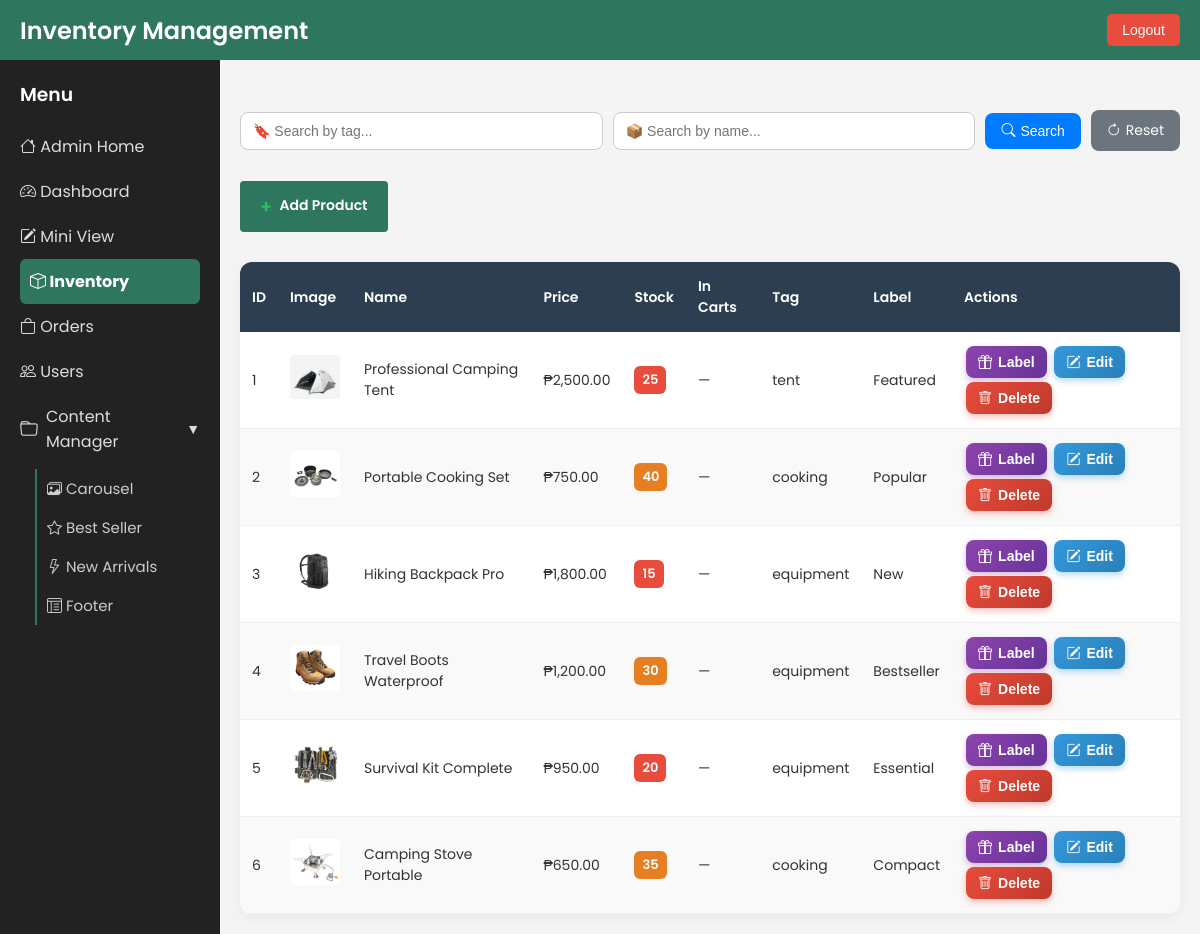
/admin/inventory/inventory.php (signed in), run on the app's committed database.
### tables this page shows
CREATE TABLE IF NOT EXISTS inventory (
  id int(11) NOT NULL AUTO_INCREMENT,
  product_name varchar(255) NOT NULL,
  price decimal(10,2) NOT NULL,
  stock int(11) NOT NULL,
  tag varchar(50) DEFAULT NULL,
  image varchar(255) DEFAULT NULL,
  created_at timestamp NOT NULL DEFAULT current_timestamp(),
  updated_at timestamp NOT NULL DEFAULT current_timestamp() ON UPDATE current_timestamp(),
  label varchar(50) DEFAULT NULL,
  PRIMARY KEY (id)
);

### includes/db.php (called while the page is built, shortened)
<?php
$host = "localhost";
$user = "root";
$pass = "";
$dbname = "peakph_db";
$db_connection_error = false;
$conn = null;
try {
    $conn = new mysqli($host, $user, $pass, $dbname);
    $conn->set_charset("utf8mb4");
} catch (Exception $e) {
    error_log("Database connection failed: " . $e->getMessage());
    $db_connection_error = true;
    $conn = null;
}
function executeQuery($query, $params = [], $types = null) {
    global $conn, $db_connection_error;
    try {
        if (empty($params)) {
            $result = $conn->query($query);
        }
        return $result;
    } catch (Exception $e) {
        error_log("Query execution failed: " . $e->getMessage());
        return false;
    }
}
?>

### admin/inventory/inventory.php (the view, shortened to what this page needs)
<?php
require_once("../../includes/db.php");
$filterTag = isset($_GET['tag']) ? trim($_GET['tag']) : '';
$filterName = isset($_GET['name']) ? trim($_GET['name']) : '';
function getCartQuantities() {
    $quantities = [];
    return $quantities;
}
$sql = "SELECT * FROM inventory WHERE 1=1";
$params = [];
$sql .= " ORDER BY created_at DESC";
$cartQuantities = getCartQuantities();
$result = executeQuery($sql, $params);
?>
<!DOCTYPE html>
<html lang="en">
<head>
  <link href="https://cdn.jsdelivr.net/npm/bootstrap-icons@1.10.5/font/bootstrap-icons.css" rel="stylesheet"/>
  <link rel="stylesheet" href="../../css/admin.css">
</head>
<body>
  <header>
    <h2>Inventory Management</h2>
    <button onclick="logout()">Logout</button>
  </header>
  <div class="sidebar">
    <h3>Menu</h3>
    <a href="../admin.php" class="menu-link"><i class="bi bi-house"></i> Admin Home</a>
    <a href="../dashboard.php" class="menu-link"><i class="bi bi-speedometer2"></i> Dashboard</a>
    <a href="../mini-view.php" class="menu-link"><i class="bi bi-pencil-square"></i> Mini View</a>
    <a href="inventory.php" class="menu-link active"><i class="bi bi-box"></i> Inventory</a>
    <a href="../orders.php" class="menu-link"><i class="bi bi-bag"></i> Orders</a>
    <a href="../users/users.php" class="menu-link"><i class="bi bi-people"></i> Users</a>
    <button class="collapsible" onclick="toggleContentManager()">
      <i class="bi bi-folder"></i> Content Manager
      <span id="arrow" style="float:right;">&#9660;</span>
    </button>
    <div class="content-manager-links" id="contentManagerLinks" style="display:block; margin-left: 15px;">
      <a href="../content/carousel.php" class="menu-link"><i class="bi bi-images"></i> Carousel</a>
      <a href="../content/bestseller.php" class="menu-link"><i class="bi bi-star"></i> Best Seller</a>
      <a href="../content/new_arrivals.php" class="menu-link"><i class="bi bi-lightning"></i> New Arrivals</a>
      <a href="../content/footer.php" class="menu-link"><i class="bi bi-layout-text-window-reverse"></i> Footer</a>
    </div>
  </div>
  <div class="content">
    <form method="GET" action="inventory.php" class="search-bar">
      <div class="search-group">
        <input type="text" name="tag" placeholder="🔖 Search by tag..."
               value="<?= htmlspecialchars($filterTag); ?>">
      </div>
      <div class="search-group">
        <input type="text" name="name" placeholder="📦 Search by name..."
               value="<?= htmlspecialchars($filterName); ?>">
      </div>
      <button type="submit" class="search-btn"><i class="bi bi-search"></i> Search</button>
      <a href="inventory.php" class="reset-btn"><i class="bi bi-arrow-clockwise"></i> Reset</a>
    </form>
  <button class="show-form-btn" onclick="showAddProductModal()"><span class="plus-green">+</span> Add Product</button>
    <table>
      <thead>
        <tr>
          <th>ID</th>
          <th>Image</th>
          <th>Name</th>
          <th>Price</th>
          <th>Stock</th>
          <th>In Carts</th>
          <th>Tag</th>
          <th>Label</th>
          <th>Actions</th>
        </tr>
      </thead>
      <tbody>
        <?php if ($result && $result->num_rows > 0): ?>
          <?php while ($row = $result->fetch_assoc()): ?>
            <tr>
              <td><?= $row['id']; ?></td>
              <td>
                <?php if (!empty($row['image'])): ?>
                  <img src="../<?= htmlspecialchars($row['image']); ?>" width="50" style="border-radius: 4px;">
                <?php else: ?>
                  <img src="../Assets/placeholder.svg" width="50" style="border-radius: 4px;">
                <?php endif; ?>
              </td>
              <td><?= htmlspecialchars($row['product_name']); ?></td>
              <td>₱<?= number_format($row['price'], 2); ?></td>
              <td>
                <?php
                  $stock = $row['stock'];
                  $stockClass = '';
                  if ($stock < 30) $stockClass = 'low-stock';
                  elseif ($stock < 50) $stockClass = 'warning-stock';
                ?>
                <span class="stock-badge <?= $stockClass; ?>"><?= $stock; ?></span>
              </td>
              <td>
                <?php
                $inCart = isset($cartQuantities[$row['id']]) ? $cartQuantities[$row['id']] : 0;
                if ($inCart > 0) {
                    echo '<span class="cart-badge" title="Number of items in users\' carts">' . $inCart . '</span>';
                } else {
                    echo '—';
                }
                ?>
              </td>
              <td><?= $row['tag'] ?: '—'; ?></td>
              <td><?= $row['label'] ?: '—'; ?></td>
              <td>
                <button class="tag-btn" onclick="showLabelMenu(<?= $row['id']; ?>, this, '<?= $row['label']; ?>')">
                  <i class="bi bi-gift"></i> Label
                </button>
                <button class="edit-btn" onclick='showEditForm(<?= json_encode($row); ?>)'>
                  <i class="bi bi-pencil-square"></i> Edit
                </button>
                <form method="POST" action="inventory_delete.php" style="display:inline;">
                  <button type="submit" class="delete-btn" onclick="return confirm('Delete this product?')">
                    <i class="bi bi-trash"></i> Delete
                  </button>
                </form>
              </td>
            </tr>
          <?php endwhile; ?>
        <?php else: ?>
          <tr><td colspan="8" style="text-align:center;">No products found.</td></tr>
        <?php endif; ?>
      </tbody>
    </table>
  </div>
</body>
</html>

### data on the page
inventory: id "1", image (picture), product_name "Professional Camping Tent", price "2,500.00", stock "25", tag "tent", label "Featured"
inventory: id "2", image (picture), product_name "Portable Cooking Set", price "750.00", stock "40", tag "cooking", label "Popular"
inventory: id "3", image (picture), product_name "Hiking Backpack Pro", price "1,800.00", stock "15", tag "equipment", label "New"
inventory: id "4", image (picture), product_name "Travel Boots Waterproof", price "1,200.00", stock "30", tag "equipment", label "Bestseller"
inventory: id "5", image (picture), product_name "Survival Kit Complete", price "950.00", stock "20", tag "equipment", label "Essential"
inventory: id "6", image (picture), product_name "Camping Stove Portable", price "650.00", stock "35", tag "cooking", label "Compact"
